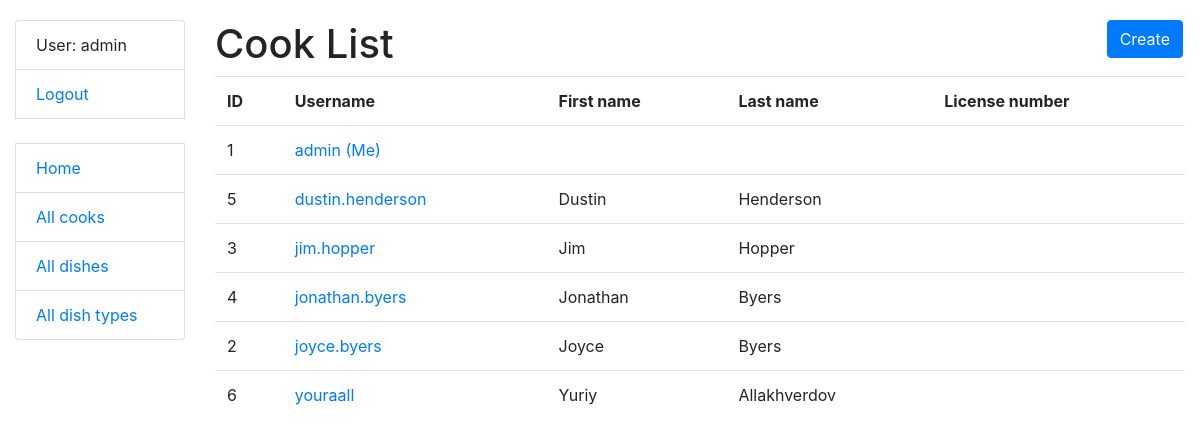
Screenshot of /cooks/ (signed in) with the database file from the repository.
### kitchen/models.py (models this page shows, shortened)
class Cook(AbstractUser):
    years_of_experience = models.IntegerField(null=True, blank=True)
    class Meta:
        ordering = ["username"]
    def get_absolute_url(self):
        return reverse("kitchen:cook-detail", kwargs={"pk": self.pk})

### kitchen/views.py (the view)
class CookListView(LoginRequiredMixin, generic.ListView):
    model = Cook

### templates/kitchen/cook_list.html
{% extends "base.html" %}
{% block content %}
    <h1>
      Cook List
      <a href="{% url "kitchen:cook-create" %}" class="btn btn-primary link-to-page">
          Create
      </a>
    </h1>
    {% if cook_list %}
      <table class="table">
        <tr>
          <th>ID</th>
          <th>Username</th>
          <th>First name</th>
          <th>Last name</th>
          <th>License number</th>
        </tr>
        {% for cook in cook_list %}
          <tr>
            <td>{{ cook.id }}</td>
            <td><a href="{{ cook.get_absolute_url }}">{{ cook.username }} {% if user == cook %} (Me){% endif %}</a></td>
            <td>{{ cook.first_name }}</td>
            <td>{{ cook.last_name }}</td>
            <td>{{ cook.license_number }}</td>
          </tr>
        {% endfor %}
      </table>
    {% else %}
      <p>There are no cooks in kitchen</p>
    {% endif %}
{% endblock %}

### templates/includes/sidebar.html
<ul class="sidebar-nav list-group">
  {% if user.is_authenticated %}
    <li class="list-group-item">User: {{ user.username }}</li>
    <li class="list-group-item"><a href="{% url 'logout' %}">Logout</a></li>
  {% else %}
    <li class="list-group-item"><a href="{% url 'login' %}">Login</a></li>
  {% endif %}
  <br>
  <li class="list-group-item"><a href="{% url 'kitchen:index' %}">Home</a></li>
  <li class="list-group-item"><a href="{% url 'kitchen:cook-list' %}">All cooks</a></li>
  <li class="list-group-item"><a href="{% url 'kitchen:dish-list' %}">All dishes</a></li>
  <li class="list-group-item"><a href="{% url 'kitchen:dish-type-list' %}">All dish types</a></li>
</ul>

### static/css/styles.css (style rules this page uses)
body { margin-top: 20px; }
.link-to-page { float: right; margin: 0 2px 0 2px; }

### rows the page displays
Cook: username "admin", id "1", shows "(Me)"
Cook: id "5", username "dustin.henderson", first_name "Dustin", last_name "Henderson"
Cook: id "3", username "jim.hopper", first_name "Jim", last_name "Hopper"
Cook: id "4", username "jonathan.byers", first_name "Jonathan", last_name "Byers"
Cook: id "2", username "joyce.byers", first_name "Joyce", last_name "Byers"
Cook: id "6", username "youraall", first_name "Yuriy", last_name "Allakhverdov"
